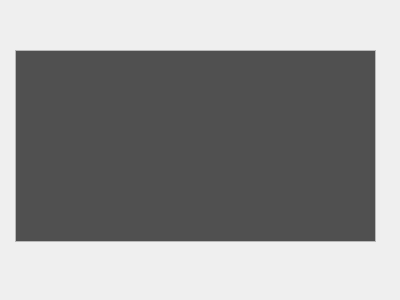
<?xml version="1.0" encoding="UTF-8"?>
<ui version="4.0">
 <class>Dialog</class>
 <widget class="QDialog" name="Dialog">
  <property name="geometry">
   <rect>
    <x>0</x>
    <y>0</y>
    <width>400</width>
    <height>300</height>
   </rect>
  </property>
  <property name="windowTitle">
   <string>Dialog</string>
  </property>
  <widget class="QTextBrowser" name="textBrowser">
   <property name="geometry">
    <rect>
     <x>15</x>
     <y>50</y>
     <width>361</width>
     <height>192</height>
    </rect>
   </property>
   <property name="palette">
    <palette>
     <active>
      <colorrole role="Base">
       <brush brushstyle="SolidPattern">
        <color alpha="255">
         <red>80</red>
         <green>80</green>
         <blue>80</blue>
        </color>
       </brush>
      </colorrole>
     </active>
     <inactive>
      <colorrole role="Base">
       <brush brushstyle="SolidPattern">
        <color alpha="255">
         <red>80</red>
         <green>80</green>
         <blue>80</blue>
        </color>
       </brush>
      </colorrole>
     </inactive>
     <disabled>
      <colorrole role="Base">
       <brush brushstyle="SolidPattern">
        <color alpha="255">
         <red>240</red>
         <green>240</green>
         <blue>240</blue>
        </color>
       </brush>
      </colorrole>
     </disabled>
    </palette>
   </property>
   <property name="lineWrapMode">
    <enum>QTextEdit::NoWrap</enum>
   </property>
   <property name="html">
    <string>&lt;!DOCTYPE HTML PUBLIC &quot;-//W3C//DTD HTML 4.0//EN&quot; &quot;http://www.w3.org/TR/REC-html40/strict.dtd&quot;&gt;
&lt;html&gt;&lt;head&gt;&lt;meta name=&quot;qrichtext&quot; content=&quot;1&quot; /&gt;&lt;style type=&quot;text/css&quot;&gt;
p, li { white-space: pre-wrap; }
&lt;/style&gt;&lt;/head&gt;&lt;body style=&quot; font-family:'MS Shell Dlg 2'; font-size:8.25pt; font-weight:400; font-style:normal;&quot;&gt;
&lt;p style=&quot;-qt-paragraph-type:empty; margin-top:0px; margin-bottom:0px; margin-left:0px; margin-right:0px; -qt-block-indent:0; text-indent:0px;&quot;&gt;&lt;br /&gt;&lt;/p&gt;&lt;/body&gt;&lt;/html&gt;</string>
   </property>
  </widget>
 </widget>
 <resources/>
 <connections/>
</ui>
